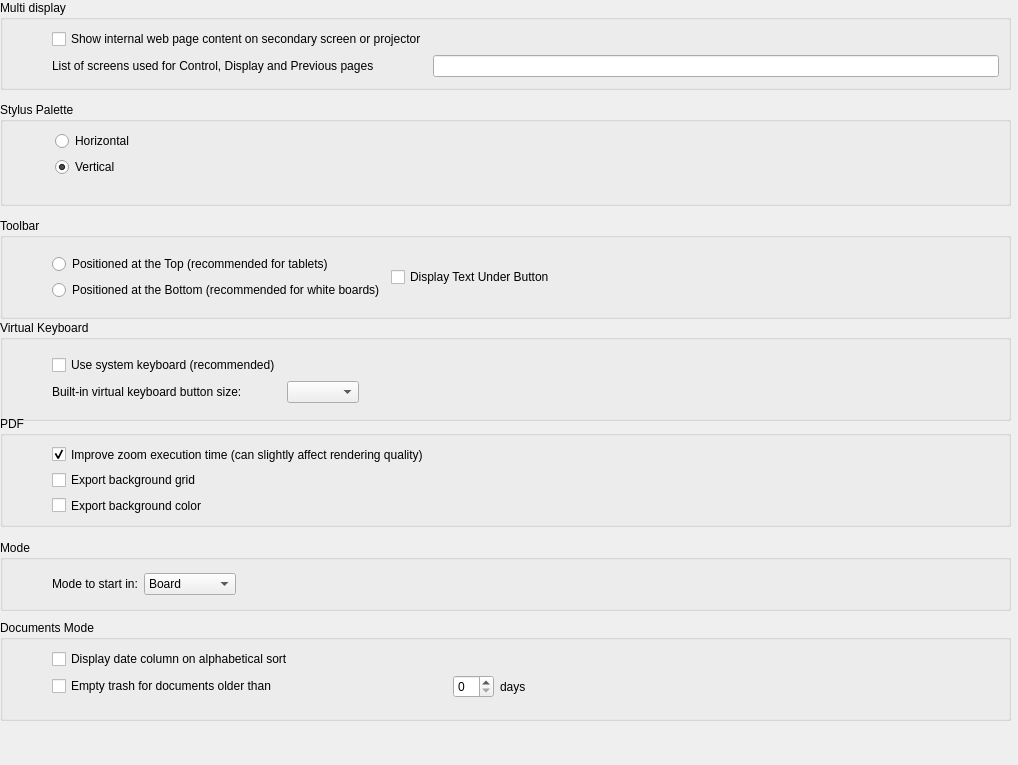
         <widget class="QWidget" name="scrollAreaWidgetContents">
          <property name="geometry">
           <rect>
            <x>0</x>
            <y>0</y>
            <width>1018</width>
            <height>765</height>
           </rect>
          </property>
          <property name="minimumSize">
           <size>
            <width>783</width>
            <height>765</height>
           </size>
          </property>
          <widget class="QGroupBox" name="PDFGroupBox">
           <property name="geometry">
            <rect>
             <x>0</x>
             <y>416</y>
             <width>1011</width>
             <height>111</height>
            </rect>
           </property>
           <property name="sizePolicy">
            <sizepolicy hsizetype="MinimumExpanding" vsizetype="Expanding">
             <horstretch>0</horstretch>
             <verstretch>0</verstretch>
            </sizepolicy>
           </property>
           <property name="title">
            <string>PDF</string>
           </property>
           <layout class="QGridLayout" name="gridLayout_13">
            <item row="0" column="1" colspan="2">
             <layout class="QGridLayout" name="PDFGridLayout">
              <item row="3" column="0">
               <widget class="QCheckBox" name="exportBackgroundGrid">
                <property name="text">
                 <string>Export background grid</string>
                </property>
               </widget>
              </item>
              <item row="2" column="0">
               <widget class="QCheckBox" name="enableQualityLossToIncreaseZoomPerfs">
                <property name="text">
                 <string>Improve zoom execution time (can slightly affect rendering quality)</string>
                </property>
                <property name="checked">
                 <bool>true</bool>
                </property>
               </widget>
              </item>
              <item row="4" column="0">
               <widget class="QCheckBox" name="exportBackgroundColor">
                <property name="text">
                 <string>Export background color</string>
                </property>
               </widget>
              </item>
             </layout>
            </item>
            <item row="0" column="0">
             <spacer name="horizontalSpacer_11">
              <property name="orientation">
               <enum>Qt::Horizontal</enum>
              </property>
              <property name="sizeType">
               <enum>QSizePolicy::Preferred</enum>
              </property>
              <property name="sizeHint" stdset="0">
               <size>
                <width>40</width>
                <height>20</height>
               </size>
              </property>
             </spacer>
            </item>
            <item row="0" column="3">
             <spacer name="horizontalSpacer_12">
              <property name="orientation">
               <enum>Qt::Horizontal</enum>
              </property>
              <property name="sizeHint" stdset="0">
               <size>
                <width>40</width>
                <height>20</height>
               </size>
              </property>
             </spacer>
            </item>
           </layout>
          </widget>
          <widget class="QGroupBox" name="keyboardGroupBox">
           <property name="geometry">
            <rect>
             <x>0</x>
             <y>320</y>
             <width>1011</width>
             <height>101</height>
            </rect>
           </property>
           <property name="sizePolicy">
            <sizepolicy hsizetype="MinimumExpanding" vsizetype="Expanding">
             <horstretch>0</horstretch>
             <verstretch>0</verstretch>
            </sizepolicy>
           </property>
           <property name="title">
            <string>Virtual Keyboard</string>
           </property>
           <layout class="QGridLayout" name="gridLayout_21">
            <item row="0" column="1">
             <layout class="QGridLayout" name="oskGridLayout">
              <item row="3" column="1">
               <widget class="QComboBox" name="keyboardPaletteKeyButtonSize"/>
              </item>
              <item row="3" column="0">
               <widget class="QLabel" name="keyboardPaletteKeyButtonSize_Label">
                <property name="text">
                 <string>Built-in virtual keyboard button size:</string>
                </property>
               </widget>
              </item>
              <item row="2" column="0">
               <widget class="QCheckBox" name="useSystemOSKCheckBox">
                <property name="text">
                 <string>Use system keyboard (recommended)</string>
                </property>
               </widget>
              </item>
             </layout>
            </item>
            <item row="0" column="0">
             <spacer name="horizontalSpacer">
              <property name="orientation">
               <enum>Qt::Horizontal</enum>
              </property>
              <property name="sizeType">
               <enum>QSizePolicy::Preferred</enum>
              </property>
              <property name="sizeHint" stdset="0">
               <size>
                <width>40</width>
                <height>20</height>
               </size>
              </property>
             </spacer>
            </item>
            <item row="0" column="2">
             <spacer name="horizontalSpacer_2">
              <property name="orientation">
               <enum>Qt::Horizontal</enum>
              </property>
              <property name="sizeHint" stdset="0">
               <size>
                <width>40</width>
                <height>20</height>
               </size>
              </property>
             </spacer>
            </item>
           </layout>
          </widget>
          <widget class="QGroupBox" name="documentsGroupBox">
           <property name="geometry">
            <rect>
             <x>0</x>
             <y>620</y>
             <width>1011</width>
             <height>101</height>
            </rect>
           </property>
           <property name="sizePolicy">
            <sizepolicy hsizetype="MinimumExpanding" vsizetype="Expanding">
             <horstretch>0</horstretch>
             <verstretch>0</verstretch>
            </sizepolicy>
           </property>
           <property name="title">
            <string>Documents Mode</string>
           </property>
           <layout class="QGridLayout" name="gridLayout_19">
            <item row="0" column="1">
             <layout class="QGridLayout" name="gridLayout_18">
              <item row="0" column="1">
               <widget class="QCheckBox" name="showDateColumnOnAlphabeticalSort">
                <property name="sizePolicy">
                 <sizepolicy hsizetype="Expanding" vsizetype="Preferred">
                  <horstretch>0</horstretch>
                  <verstretch>0</verstretch>
                 </sizepolicy>
                </property>
                <property name="text">
                 <string>Display date column on alphabetical sort</string>
                </property>
               </widget>
              </item>
              <item row="3" column="1">
               <widget class="QCheckBox" name="emptyTrashForOlderDocuments">
                <property name="text">
                 <string>Empty trash for documents older than</string>
                </property>
               </widget>
              </item>
              <item row="3" column="2">
               <widget class="QSpinBox" name="emptyTrashDaysValue"/>
              </item>
              <item row="3" column="3">
               <widget class="QLabel" name="emptyTrashDaysLabel">
                <property name="text">
                 <string>days</string>
                </property>
               </widget>
              </item>
             </layout>
            </item>
            <item row="0" column="0" rowspan="2">
             <spacer name="horizontalSpacer_9">
              <property name="orientation">
               <enum>Qt::Horizontal</enum>
              </property>
              <property name="sizeType">
               <enum>QSizePolicy::Fixed</enum>
              </property>
              <property name="sizeHint" stdset="0">
               <size>
                <width>40</width>
                <height>20</height>
               </size>
              </property>
             </spacer>
            </item>
            <item row="0" column="2">
             <spacer name="horizontalSpacer_10">
              <property name="orientation">
               <enum>Qt::Horizontal</enum>
              </property>
              <property name="sizeHint" stdset="0">
               <size>
                <width>40</width>
                <height>20</height>
               </size>
              </property>
             </spacer>
            </item>
           </layout>
          </widget>
          <widget class="QGroupBox" name="toolbarGroupBox">
           <property name="geometry">
            <rect>
             <x>0</x>
             <y>218</y>
             <width>1011</width>
             <height>101</height>
            </rect>
           </property>
           <property name="sizePolicy">
            <sizepolicy hsizetype="MinimumExpanding" vsizetype="Expanding">
             <horstretch>0</horstretch>
             <verstretch>0</verstretch>
            </sizepolicy>
           </property>
           <property name="title">
            <string>Toolbar</string>
           </property>
           <layout class="QGridLayout" name="gridLayout_9">
            <item row="0" column="3">
             <spacer name="toolbarRSpacer">
              <property name="orientation">
               <enum>Qt::Horizontal</enum>
              </property>
              <property name="sizeType">
               <enum>QSizePolicy::Expanding</enum>
              </property>
              <property name="sizeHint" stdset="0">
               <size>
                <width>40</width>
                <height>20</height>
               </size>
              </property>
             </spacer>
            </item>
            <item row="0" column="2">
             <widget class="QCheckBox" name="toolbarDisplayTextCheckBox">
              <property name="text">
               <string>Display Text Under Button</string>
              </property>
             </widget>
            </item>
            <item row="0" column="1">
             <layout class="QGridLayout" name="gridLayout_10">
              <item row="1" column="0">
               <widget class="QRadioButton" name="toolbarAtBottomRadioButton">
                <property name="text">
                 <string>Positioned at the Bottom (recommended for white boards)</string>
                </property>
               </widget>
              </item>
              <item row="0" column="0">
               <widget class="QRadioButton" name="toolbarAtTopRadioButton">
                <property name="text">
                 <string>Positioned at the Top (recommended for tablets)</string>
                </property>
               </widget>
              </item>
             </layout>
            </item>
            <item row="0" column="0">
             <spacer name="toolbarLSpacer">
              <property name="orientation">
               <enum>Qt::Horizontal</enum>
              </property>
              <property name="sizeType">
               <enum>QSizePolicy::Preferred</enum>
              </property>
              <property name="sizeHint" stdset="0">
               <size>
                <width>40</width>
                <height>20</height>
               </size>
              </property>
             </spacer>
            </item>
           </layout>
          </widget>
          <widget class="QGroupBox" name="stylusPaletteGroupBox">
           <property name="geometry">
            <rect>
             <x>0</x>
             <y>102</y>
             <width>1011</width>
             <height>104</height>
            </rect>
           </property>
           <property name="minimumSize">
            <size>
             <width>0</width>
             <height>0</height>
            </size>
           </property>
           <property name="title">
            <string>Stylus Palette</string>
           </property>
           <layout class="QGridLayout" name="gridLayout_14">
            <property name="leftMargin">
             <number>12</number>
            </property>
            <item row="0" column="1">
             <layout class="QGridLayout" name="gridLayout_5">
              <property name="sizeConstraint">
               <enum>QLayout::SetDefaultConstraint</enum>
              </property>
              <item row="0" column="0">
               <widget class="QRadioButton" name="horizontalChoice">
                <property name="sizePolicy">
                 <sizepolicy hsizetype="Minimum" vsizetype="Fixed">
                  <horstretch>1</horstretch>
                  <verstretch>0</verstretch>
                 </sizepolicy>
                </property>
                <property name="minimumSize">
                 <size>
                  <width>0</width>
                  <height>0</height>
                 </size>
                </property>
                <property name="text">
                 <string>Horizontal</string>
                </property>
                <property name="checked">
                 <bool>false</bool>
                </property>
               </widget>
              </item>
              <item row="1" column="0">
               <widget class="QRadioButton" name="verticalChoice">
                <property name="text">
                 <string>Vertical</string>
                </property>
                <property name="checked">
                 <bool>true</bool>
                </property>
               </widget>
              </item>
              <item row="2" column="0">
               <spacer name="verticalSpacer_5">
                <property name="orientation">
                 <enum>Qt::Vertical</enum>
                </property>
                <property name="sizeHint" stdset="0">
                 <size>
                  <width>20</width>
                  <height>40</height>
                 </size>
                </property>
               </spacer>
              </item>
             </layout>
            </item>
            <item row="0" column="0">
             <spacer name="horizontalSpacer_4">
              <property name="orientation">
               <enum>Qt::Horizontal</enum>
              </property>
              <property name="sizeType">
               <enum>QSizePolicy::Preferred</enum>
              </property>
              <property name="sizeHint" stdset="0">
               <size>
                <width>40</width>
                <height>20</height>
               </size>
              </property>
             </spacer>
            </item>
            <item row="0" column="2">
             <spacer name="horizontalSpacer_3">
              <property name="orientation">
               <enum>Qt::Horizontal</enum>
              </property>
              <property name="sizeType">
               <enum>QSizePolicy::Preferred</enum>
              </property>
              <property name="sizeHint" stdset="0">
               <size>
                <width>40</width>
                <height>20</height>
               </size>
              </property>
             </spacer>
            </item>
           </layout>
          </widget>
          <widget class="QGroupBox" name="modeGroupBox">
           <property name="geometry">
            <rect>
             <x>0</x>
             <y>540</y>
             <width>1011</width>
             <height>71</height>
            </rect>
           </property>
           <property name="sizePolicy">
            <sizepolicy hsizetype="MinimumExpanding" vsizetype="Expanding">
             <horstretch>0</horstretch>
             <verstretch>0</verstretch>
            </sizepolicy>
           </property>
           <property name="title">
            <string>Mode</string>
           </property>
           <layout class="QGridLayout" name="gridLayout_15">
            <item row="0" column="1" rowspan="2">
             <layout class="QGridLayout" name="gridLayout_16">
              <item row="0" column="0">
               <widget class="QLabel" name="modeLabel">
                <property name="text">
                 <string>Mode to start in:</string>
                </property>
               </widget>
              </item>
              <item row="0" column="1">
               <widget class="QComboBox" name="startModeComboBox">
                <item>
                 <property name="text">
                  <string>Board</string>
                 </property>
                </item>
                <item>
                 <property name="text">
                  <string>Desktop</string>
                 </property>
                </item>
                <item>
                 <property name="text">
                  <string>Documents</string>
                 </property>
                </item>
               </widget>
              </item>
              <item row="0" column="2">
               <spacer name="horizontalSpacer_6">
                <property name="orientation">
                 <enum>Qt::Horizontal</enum>
                </property>
                <property name="sizeHint" stdset="0">
                 <size>
                  <width>40</width>
                  <height>20</height>
                 </size>
                </property>
               </spacer>
              </item>
             </layout>
            </item>
            <item row="0" column="0">
             <spacer name="horizontalSpacer_5">
              <property name="orientation">
               <enum>Qt::Horizontal</enum>
              </property>
              <property name="sizeType">
               <enum>QSizePolicy::Preferred</enum>
              </property>
              <property name="sizeHint" stdset="0">
               <size>
                <width>40</width>
                <height>20</height>
               </size>
              </property>
             </spacer>
            </item>
           </layout>
          </widget>
          <widget class="QGroupBox" name="multiDisplayGroupBox">
           <property name="geometry">
            <rect>
             <x>0</x>
             <y>0</y>
             <width>1011</width>
             <height>90</height>
            </rect>
           </property>
           <property name="title">
            <string>Multi display</string>
           </property>
           <layout class="QGridLayout" name="gridLayout_2">
            <item row="2" column="4">
             <widget class="UBScreenListLineEdit" name="screenList">
              <property name="clearButtonEnabled">
               <bool>true</bool>
              </property>
             </widget>
            </item>
            <item row="2" column="2">
             <widget class="QLabel" name="screenList_label">
              <property name="text">
               <string>List of screens used for Control, Display and Previous pages</string>
              </property>
             </widget>
            </item>
            <item row="1" column="0">
             <spacer name="mirroringLSpacer">
              <property name="orientation">
               <enum>Qt::Horizontal</enum>
              </property>
              <property name="sizeType">
               <enum>QSizePolicy::Preferred</enum>
              </property>
              <property name="sizeHint" stdset="0">
               <size>
                <width>40</width>
                <height>20</height>
               </size>
              </property>
             </spacer>
            </item>
            <item row="1" column="2">
             <widget class="QCheckBox" name="displayBrowserPageCheckBox">
              <property name="text">
               <string>Show internal web page content on secondary screen or projector</string>
              </property>
             </widget>
            </item>
            <item row="1" column="4">
             <spacer name="mirroringRSpacer">
              <property name="orientation">
               <enum>Qt::Horizontal</enum>
              </property>
              <property name="sizeHint" stdset="0">
               <size>
                <width>40</width>
                <height>20</height>
               </size>
              </property>
             </spacer>
            </item>
           </layout>
          </widget>
         </widget>
